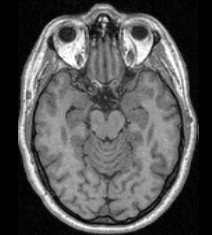
#> input picture Exercises/Week_7_Fourier/7_2_Fourier_2D/Python/brain_images/Brain.png, 212 x 235 px
$ python 7_2_Exercise_2_3.py
#> lines starting #> are read from the running program, lines starting #| are printed output that depends on the picture
### Exercises/Week_7_Fourier/7_2_Fourier_2D/Python/filter_functions.py
import numpy as np
import cv2

from frequency_filter_mask import generate_2D_gaussian


def high_pass_filter(image):
    """High pass filter for 2D images by eliminating lower frequencies with binary mask
    Steps:
    1. Calculate frequency space with 2D Fourier transform.
    2. Calculate the indices for the binary filter mask. Frequencies in the middle of the image are to be eliminated.
    3. Create the filter mask as a one-matrix. (By default we keep all frequencies)
    4. Set the mask to zero where the lower frequencies occur. (Discard lower frequencies)
    5. Multiply the original frequency spectrum with the binary filter mask.
    6. Apply inverse 2D Fourier transform to get the filtered image.
    Returns:
        array: high passed image
    """
    fft = np.fft.fftshift(np.fft.fft2(image))

    row_lower = int(fft.shape[0] * 0.47)
    row_upper = int(fft.shape[0] * 0.53)
    column_lower = int(fft.shape[1] * 0.47)
    column_upper = int(fft.shape[1] * 0.53)

    filter_mask = np.ones(shape=fft.shape)
    filter_mask[row_lower:row_upper, column_lower:column_upper] = 0

    fft_filtered = fft * filter_mask

    high_passed_image = np.abs(np.fft.ifft2(fft_filtered))

    return high_passed_image


def low_pass_filter(image):
    """Low pass filter for 2D images by eliminating higher frequencies with binary mask.
    1. Calculate frequency space with 2D Fourier transform.
    2. Calculate the indices for the binary filter mask. Frequencies in the middle of the image are to be kept.
    3. Create the filter mask as a zero-matrix. (By default we discard all frequencies)
    4. Set the mask to one where the lower frequencies occur. (Only keep lower frequencies)
    5. Multiply the original frequency spectrum with the binary filter mask.
    6. Apply inverse 2D Fourier transform to get the filtered image.
    Returns:
        array: low passed image
    """

    fft = np.fft.fftshift(np.fft.fft2(image))

    filter_mask = np.zeros_like(fft)

    row_lower = int(fft.shape[0] * 0.4)
    row_higher = int(fft.shape[0] * 0.6)
    column_lower = int(fft.shape[1] * 0.4)
    column_higher = int(fft.shape[1] * 0.6)

    filter_mask[row_lower:row_higher, column_lower:column_higher] = 1

    fft_filtered = filter_mask * fft

    low_passed_image = np.abs(np.fft.ifft2(fft_filtered))

    return low_passed_image


def band_pass_filter(image):
    """Band pass filter for 2D images by eliminating higher and lower frequencies with binary mask.
    1. Calculate frequency space with 2D Fourier transform.
    2. Calculate the indices for the binary filter mask. The idea is to create a filter mask that allows frequencies up to a high frequency and then discard the lower ones from that mask afterwards.
    3. Create the filter mask as a zero-matrix. (By default we discard all frequencies)
    4. Set the mask to one up to the higher frequency.
    5. Set the mask to zero up to the lower frequency.
    6. Multiply the original frequency spectrum with the binary filter mask.
    7. Apply inverse 2D Fourier transform to get the filtered image.
    Returns:
        array: band passed image
    """

    fft = np.fft.fftshift(np.fft.fft2(image))

    # Indices for higher frequencies
    row_lower_h = int(fft.shape[0] * 0.2)
    row_upper_h = int(fft.shape[0] * 0.8)
    column_lower_h = int(fft.shape[1] * 0.2)
    column_upper_h = int(fft.shape[1] * 0.8)

    # Indices for lower frequency
    row_lower_l = int(fft.shape[0] * 0.45)
    row_upper_l = int(fft.shape[0] * 0.55)
    column_lower_l = int(fft.shape[1] * 0.45)
    column_upper_l = int(fft.shape[1] * 0.55)

    filter_mask = np.zeros(shape=fft.shape)
    filter_mask[row_lower_h:row_upper_h, column_lower_h:column_upper_h] = 1
    filter_mask[row_lower_l:row_upper_l, column_lower_l:column_upper_l] = 0

    fft_filtered = fft * filter_mask
    band_passed_image = np.abs(np.fft.ifft2(fft_filtered))
    return band_passed_image


# [52 lines left out: functions better_low_pass_filter, better_high_pass_filter, not called in this run]

### Exercises/Week_7_Fourier/7_2_Fourier_2D/Python/7_2_Exercise_2_3.py
import matplotlib.pyplot as plt
import numpy as np

from filter_functions import low_pass_filter, high_pass_filter, band_pass_filter


image = plt.imread("brain_images/Brain.png")
#> image is the input picture: shape (235, 212) float32; min 0, max 1, mean 0.326
fft = np.fft.fftshift(np.fft.fft2(image))

low_passed_image = low_pass_filter(image)
#> in low_pass_filter, `low_passed_image = np.abs(np.fft.ifft2(fft_filtered))`:
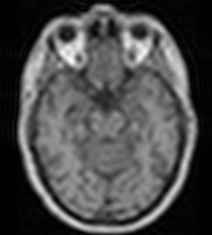
#> low_passed_image: shape (235, 212) float64; min 6.73e-05, max 1.1, mean 0.328; drawn with min black and max white
high_passed_image = high_pass_filter(image)
#> in high_pass_filter, `high_passed_image = np.abs(np.fft.ifft2(fft_filtered))`:
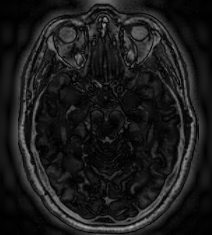
#> high_passed_image: shape (235, 212) float64; min 0.000345, max 0.669, mean 0.108
band_passed_image = band_pass_filter(image)
#> in band_pass_filter, `band_passed_image = np.abs(np.fft.ifft2(fft_filtered))`:
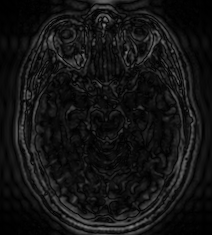
#> band_passed_image: shape (235, 212) float64; min 0.000245, max 0.511, mean 0.0777


# Plotting
plt.figure()
plt.imshow(image, cmap="gray")
plt.title("Original Bild")

plt.imshow(np.log(np.abs(fft)))
plt.title("Logarithmisch aufgetragenes Frequenzspektrum")

plt.figure()
plt.imshow(low_passed_image, cmap="gray")
plt.title("Tiefpass Bild Sub-Optimal")

plt.figure()
plt.imshow(high_passed_image, cmap="gray")
plt.title("Hochpass Bild Sub-Optimal")

plt.figure()
plt.imshow(band_passed_image, cmap="gray")
plt.title("Bandpass Bild Sub-Optimal")

plt.show()
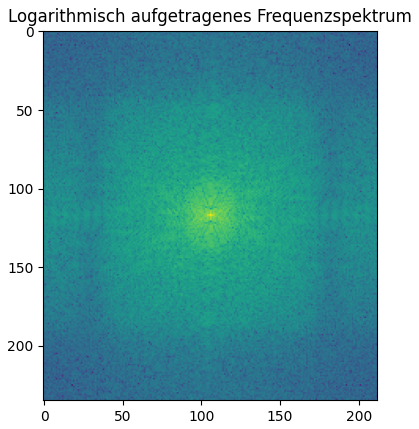
#> figure drawn by matplotlib, 1 panel
